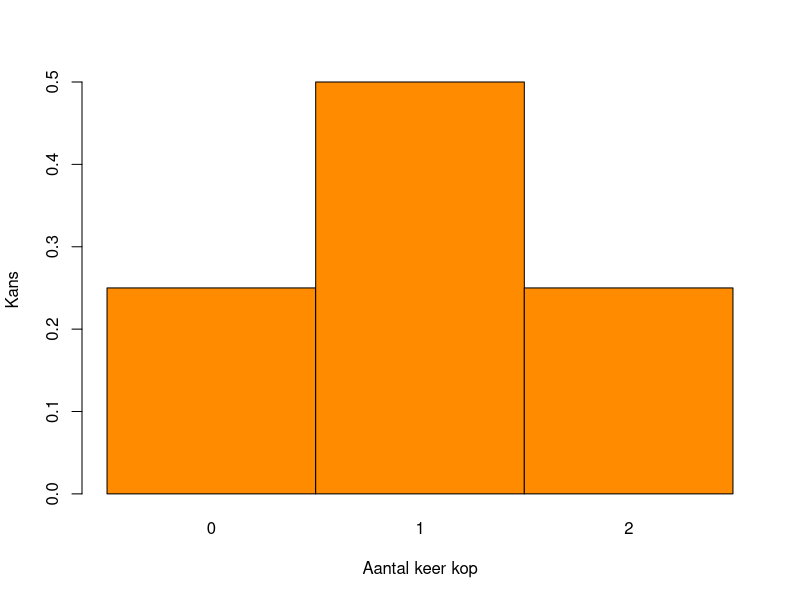

Reproduce this figure in R.
## ---- chunk 1
#| code-fold: true
#| warning: false
#| fig-width: 4
#| out-width: 51%

# Definieer uitkomsten en kansen
aantal_keer_kop <- c(0, 1, 2)
kansen <- c(1/4, 1/2, 1/4)

# Maak een staafdiagram
barplot(
  height = kansen,
  names.arg = aantal_keer_kop,
  col = "darkorange",
  border = "black",
  space = 0,
  xlab = "Aantal keer kop",
  ylab = "Kans",
)
